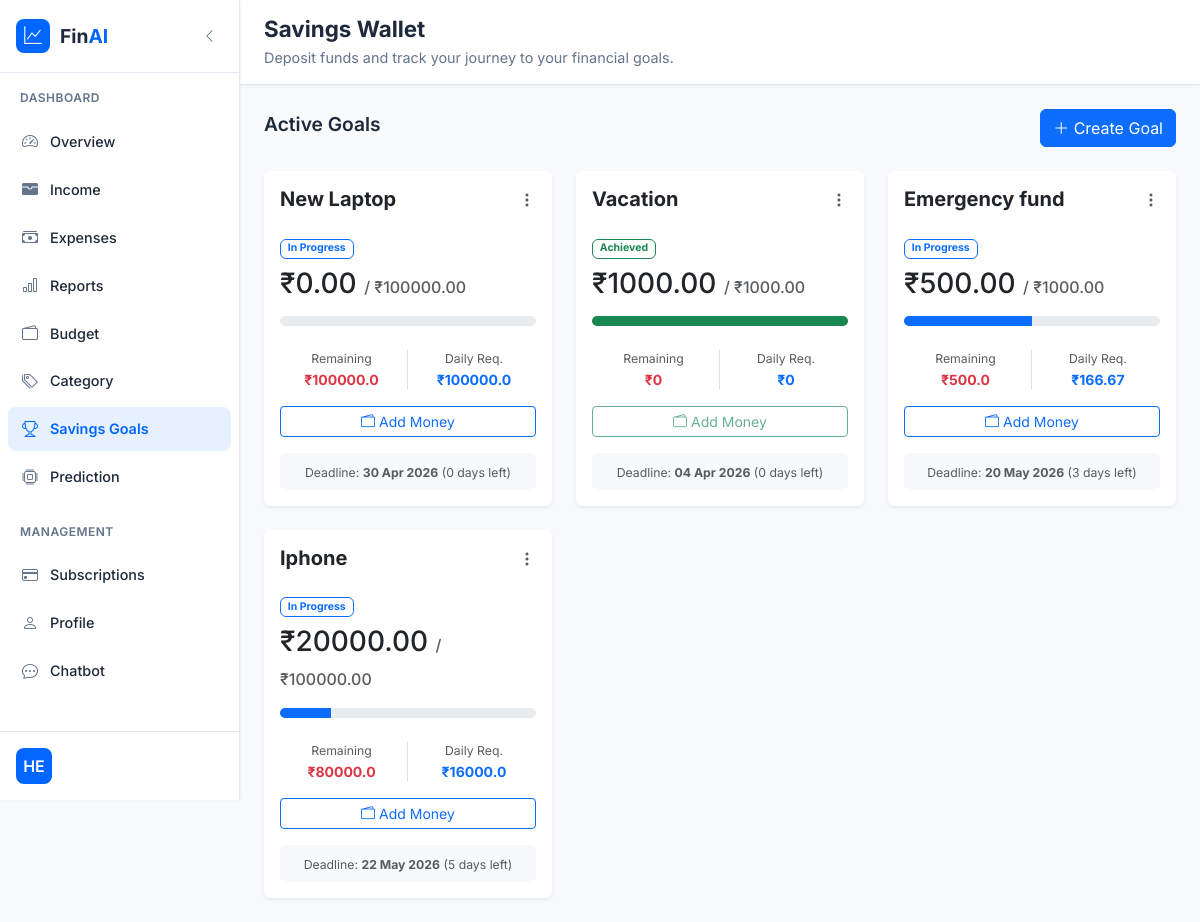
Screenshot of /savings_goals/ (signed in) with the database file from the repository.
### app/models.py (models this page shows, shortened)
class SavingsGoal(models.Model):
    user = models.ForeignKey(User, on_delete=models.CASCADE)
    goal_name = models.CharField(max_length=200)
    target_amount = models.DecimalField(max_digits=12, decimal_places=2)
    deadline = models.DateField()
    created_at = models.DateTimeField(auto_now_add=True)

### app/views.py (the view, shortened to what this page needs)
# urls.py: path('savings_goals/', views.savings_goals, name='savings_goals'),
@login_required
def savings_goals(request):
    raw_goals = SavingsGoal.objects.filter(user=request.user)
    goals_data = []
    for g in raw_goals:
        saved_amount = sum(d.amount for d in g.transactions.all())
        remaining = max(0, float(g.target_amount) - float(saved_amount))
        progress = min(100, (float(saved_amount) / float(g.target_amount)) * 100) if g.target_amount > 0 else 0
        days_left = (g.deadline - timezone.now().date()).days
        daily_req = round(remaining / days_left, 2) if days_left > 0 else remaining
        status = "Achieved" if progress >= 100 else "In Progress"
        color = "success" if progress >= 100 else "primary"
        goals_data.append({
            'obj': g,
            'saved_amount': saved_amount,
            'remaining': remaining,
            'progress': progress,
            'daily_required': daily_req,
            'days_left': max(0, days_left),
            'status': status,
            'color': color
        })
    return render(request, 'savings_wallet.html', {'goals': goals_data})

### templates/savings_wallet.html (shortened to what this page needs)
{% extends 'dashboard.html' %}
{% block main %}
<main class="main-content">
    <header class="top-header">
        <div class="d-flex align-items-center gap-3">
            <div class="page-title">
                <h1>Savings Wallet</h1>
                <p>Deposit funds and track your journey to your financial goals.</p>
            </div>
        </div>
    </header>
    <div class="dashboard-content">
        <div class="d-flex justify-content-between align-items-center mb-4">
            <h2 class="section-title">Active Goals</h2>
            <button class="btn btn-primary" data-bs-toggle="modal" data-bs-target="#addGoalModal">
                <i class="bi bi-plus-lg"></i> Create Goal
            </button>
        </div>
        <div class="row g-4">
            {% for goal in goals %}
            <div class="col-md-6 col-lg-4">
                <div class="card h-100 shadow-sm border-0">
                    <div class="card-body">
                        <div class="d-flex justify-content-between mb-3">
                            <h5 class="fw-bold">{{ goal.obj.goal_name }}</h5>
                            <div class="dropdown">
                                <button class="btn btn-link text-muted p-0" data-bs-toggle="dropdown">
                                    <i class="bi bi-three-dots-vertical"></i>
                                </button>
                            </div>
                        </div>
                        <div class="mb-2">
                            <span class="badge bg-{{ goal.color }}-soft text-{{ goal.color }} border border-{{ goal.color }}">{{ goal.status }}</span>
                        </div>
                        <h3 class="mb-1">₹{{ goal.saved_amount }} <small class="text-muted fs-6">/ ₹{{ goal.obj.target_amount }}</small></h3>
                        <div class="progress my-3" style="height: 10px;">
                            <div class="progress-bar bg-{{ goal.color }}" style="width: {{ goal.progress }}%"></div>
                        </div>
                        <div class="row g-2 text-center mt-3 mb-3">
                            <div class="col-6 border-end">
                                <p class="text-muted small mb-0">Remaining</p>
                                <p class="fw-bold mb-0 text-danger">₹{{ goal.remaining }}</p>
                            </div>
                            <div class="col-6">
                                <p class="text-muted small mb-0">Daily Req.</p>
                                <p class="fw-bold mb-0 text-primary">₹{{ goal.daily_required }}</p>
                            </div>
                        </div>
                        <div class="d-grid gap-2">
                            <button class="btn btn-outline-{{ goal.color }} btn-sm" data-bs-toggle="modal" data-bs-target="#addMoneyModal{{ goal.obj.id }}" {% if goal.status == 'Achieved' %}disabled{% endif %}>
                                <i class="bi bi-wallet2"></i> Add Money
                            </button>
                        </div>
                        <div class="mt-3 p-2 bg-light rounded text-center">
                            <small class="text-muted">Deadline: <b>{{ goal.obj.deadline|date:"d M Y" }}</b> ({{ goal.days_left }} days left)</small>
                        </div>
                    </div>
                </div>
            </div>
            {% empty %}
            <div class="col-12 text-center py-5">
                <i class="bi bi-piggy-bank fs-1 text-muted opacity-25"></i>
                <p class="mt-3 text-muted">No goals set yet. Start planning your future!</p>
            </div>
            {% endfor %}
        </div>
    </div>
</main>
{% endblock %}

### templates/dashboard.html (shortened to what this page needs)
<!DOCTYPE html>
<html lang="en">
<head>
    <link href="https://cdn.jsdelivr.net/npm/bootstrap@5.3.0-alpha1/dist/css/bootstrap.min.css" rel="stylesheet">
    <link rel="stylesheet" href="https://cdn.jsdelivr.net/npm/bootstrap-icons@1.10.0/font/bootstrap-icons.css">
</head>
<body>
    {% block nav %}
    <aside class="sidebar">
        <div class="sidebar-header">
            <a href="#" class="brand">
                <div class="brand-icon">
                    <i class="bi bi-graph-up"></i>
                </div>
                <div class="brand-text">
                    Fin<span>AI</span>
                </div>
            </a>
            <button class="sidebar-toggle d-none d-lg-block" id="sidebarToggle" title="Collapse sidebar">
                <i class="bi bi-chevron-left"></i>
            </button>
        </div>
        <nav class="sidebar-nav">
            <div class="nav-section">
                <div class="nav-label">Dashboard</div>
                <div class="nav-item">
                    <a href="{% url 'dashboard' %}" class="nav-link {% if request.resolver_match.url_name == 'dashboard' %}active{% endif %}" data-page="dashboard">
                        <div class="nav-icon">
                            <i class="bi bi-speedometer2"></i>
                        </div>
                        <span class="nav-text">Overview</span>
                    </a>
                </div>
                <div class="nav-item">
                    <a href="{% url 'add_income' %}" class="nav-link {% if request.resolver_match.url_name == 'add_income' %}active{% endif %}" data-page="income">
                        <div class="nav-icon">
                            <i class="bi bi-wallet-fill"></i>
                        </div>
                        <span class="nav-text">Income</span>
                    </a>
                </div>
                <div class="nav-item">
                    <a href="{% url 'add_expenses' %}" class="nav-link {% if request.resolver_match.url_name == 'add_expenses' %}active{% endif %}" data-page="expenses">
                        <div class="nav-icon">
                            <i class="bi bi-cash-stack"></i>
                        </div>
                        <span class="nav-text">Expenses</span>
                    </a>
                </div>
                <div class="nav-item">
                    <a href="{% url 'expenses_report' %}" class="nav-link {% if request.resolver_match.url_name == 'expenses_report' %}active{% endif %}" data-page="reports">
                        <div class="nav-icon">
                            <i class="bi bi-bar-chart"></i>
                        </div>
                        <span class="nav-text">Reports</span>
                    </a>
                </div>
                <div class="nav-item">
                    <a href="{% url 'budget_goals' %}" class="nav-link {% if request.resolver_match.url_name == 'budget_goals' %}active{% endif %}" data-page="budget">
                        <div class="nav-icon">
                            <i class="bi bi-wallet2"></i>
                        </div>
                        <span class="nav-text">Budget</span>
                    </a>
                </div>
                <div class="nav-item">
                    <a href="/add_category" class="nav-link {% if request.path == '/add_category/' %}active{% endif %}" data-page="budget">
                        <div class="nav-icon">
                            <i class="bi bi-tags"></i>
                        </div>
                        <span class="nav-text">Category</span>
                    </a>
                </div>
                <div class="nav-item">
                    <a href="{% url 'savings_goals' %}" class="nav-link {% if request.resolver_match.url_name == 'savings_goals' %}active{% endif %}" data-page="savings">
                        <div class="nav-icon">
                            <i class="bi bi-trophy"></i>
                        </div>
                        <span class="nav-text">Savings Goals</span>
                    </a>
                </div>
                <div class="nav-item">
                    <a href="{% url 'predict' %}" class="nav-link {% if request.resolver_match.url_name == 'predict' %}active{% endif %}" data-page="reports">
                        <div class="nav-icon">
                            <i class="bi bi-cpu"></i>
                        </div>
                        <span class="nav-text">Prediction</span>
                    </a>
                </div>
            </div>
            <div class="nav-section">
                <div class="nav-label">Management</div>
                <div class="nav-item">
                    <a href="{% url 'subscription_list' %}" class="nav-link {% if request.resolver_match.url_name == 'subscription_list' %}active{% endif %}" data-page="subscriptions">
                        <div class="nav-icon">
                            <i class="bi bi-credit-card"></i>
                        </div>
                        <span class="nav-text">Subscriptions</span>
                    </a>
                </div>
                <div class="nav-item">
                    <a href="{% url 'profile_view' %}" class="nav-link {% if request.resolver_match.url_name == 'profile_view' %}active{% endif %}" data-page="profile">
                        <div class="nav-icon">
                            <i class="bi bi-person"></i>
                        </div>
                        <span class="nav-text">Profile</span>
                    </a>
                </div>
                <div class="nav-item">
                    <a href="{% url 'chatbot' %}" class="nav-link {% if request.resolver_match.url_name == 'chatbot' %}active{% endif %}" data-page="chatbot">
                        <div class="nav-icon">
                            <i class="bi bi-chat-dots"></i>
                        </div>
                        <span class="nav-text">Chatbot</span>
                    </a>
                </div>
                </div>
                <div class="nav-item">
                    <a href="{% url 'user_logout' %}" class="nav-link" data-page="settings">
                        <div class="nav-icon">
                        </div>
                        <span class="nav-text">Logout</span>
                    </a>
                </div>
        </nav>
        <div class="user-profile">
            <div class="profile-content">
                <div class="profile-avatar">
                {{ user.username|slice:":2"|upper }}
                </div>
                <div class="profile-info">
                </div>
            </div>
        </div>
    </aside>
    {% endblock %}
    {% block main %}{% endblock %}
</body>
</html>

### templates/dashboard.html (style rules this page uses)
:root { --primary: #0066FF; --primary-light: #E6F0FF; --secondary: #7C3AED; --accent: #00D4AA; --dark: #1E293B; --light: #F8FAFC; --gray: #64748B; --gray-light: #F1F5F9; --success: #10B981; --warning: #F59E0B; --danger: #EF4444; --sidebar-width: 240px; --sidebar-collapsed: 70px; --transition: all 0.2s ease; }
* { margin: 0; padding: 0; box-sizing: border-box; }
body { font-family: 'Inter', sans-serif; background-color: var(--light); color: var(--dark); display: flex; min-height: 100vh; font-size: 14px; line-height: 1.5; }
.sidebar { background: white; width: var(--sidebar-width); min-height: 100vh; position: fixed; left: 0; top: 0; z-index: 100; border-right: 1px solid #E2E8F0; transition: var(--transition); box-shadow: 1px 0 3px rgba(0, 0, 0, 0.05); }
.sidebar-header { padding: 1.2rem 1rem; border-bottom: 1px solid #E2E8F0; display: flex; align-items: center; justify-content: space-between; }
.brand { display: flex; align-items: center; text-decoration: none; gap: 10px; }
.brand-icon { width: 34px; height: 34px; background: var(--primary); border-radius: 8px; display: flex; align-items: center; justify-content: center; color: white; font-size: 1.1rem; }
.brand-text { font-weight: 700; font-size: 1.2rem; color: var(--dark); }
.brand-text span { color: var(--primary); }
.sidebar-nav { padding: 1rem 0.5rem; height: calc(100vh - 140px); overflow-y: auto; }
.nav-section { margin-bottom: 1.5rem; }
.nav-label { font-size: 0.75rem; text-transform: uppercase; letter-spacing: 0.5px; color: var(--gray); font-weight: 600; margin-bottom: 0.75rem; padding: 0 0.75rem; }
.nav-item { margin-bottom: 0.25rem; }
.nav-link { display: flex; align-items: center; padding: 0.7rem 0.75rem; color: var(--dark); text-decoration: none; border-radius: 8px; transition: var(--transition); font-weight: 500; font-size: 0.9rem; }
.nav-link.active { background: var(--primary-light); color: var(--primary); font-weight: 600; }
.nav-icon { width: 20px; height: 20px; display: flex; align-items: center; justify-content: center; margin-right: 10px; color: var(--gray); font-size: 1rem; transition: var(--transition); }
.nav-link.active .nav-icon { color: var(--primary); }
.nav-text { white-space: nowrap; font-size: 0.9rem; }
.user-profile { position: absolute; bottom: 0; width: 100%; padding: 1rem; border-top: 1px solid #E2E8F0; background: white; }
.profile-content { display: flex; align-items: center; gap: 10px; }
.profile-avatar { width: 36px; height: 36px; border-radius: 8px; background: var(--primary); display: flex; align-items: center; justify-content: center; color: white; font-size: 1rem; font-weight: 600; }
.profile-info { flex: 1; }
.main-content { flex: 1; margin-left: var(--sidebar-width); transition: var(--transition); min-height: 100vh; }
.top-header { background: white; padding: 1rem 1.5rem; border-bottom: 1px solid #E2E8F0; display: flex; align-items: center; justify-content: space-between; position: sticky; top: 0; z-index: 99; box-shadow: 0 1px 3px rgba(0, 0, 0, 0.05); }
.page-title h1 { font-size: 1.4rem; font-weight: 700; color: var(--dark); margin-bottom: 0.25rem; }
.page-title p { color: var(--gray); font-size: 0.9rem; margin: 0; }
.dashboard-content { padding: 1.5rem; }
.section-title { font-size: 1.2rem; font-weight: 600; color: var(--dark); }
.sidebar-toggle { background: none; border: none; color: var(--gray); cursor: pointer; padding: 0.4rem; border-radius: 4px; transition: var(--transition); }

### rows the page displays
SavingsGoal: obj.goal_name "New Laptop", status "In Progress", saved_amount "0.00", obj.target_amount "100000.00", remaining "100000.0", daily_required "100000.0", obj.deadline "30 Apr 2026", days_left "0"
SavingsGoal: obj.goal_name "Vacation", status "Achieved", saved_amount "1000.00", obj.target_amount "1000.00", {{ goal.progress }} 100 (drawn), remaining "0", daily_required "0", obj.deadline "04 Apr 2026", days_left "0"
SavingsGoal: obj.goal_name "Emergency fund", status "In Progress", saved_amount "500.00", obj.target_amount "1000.00", {{ goal.progress }} 50.0 (drawn), remaining "500.0", daily_required "166.67", obj.deadline "20 May 2026", days_left "3"
SavingsGoal: obj.goal_name "Iphone", status "In Progress", saved_amount "20000.00", obj.target_amount "100000.00", {{ goal.progress }} 20.0 (drawn), remaining "80000.0", daily_required "16000.0", obj.deadline "22 May 2026", days_left "5"

### other values shown
{{ user.username|slice:":2"|upper }} "HE"
